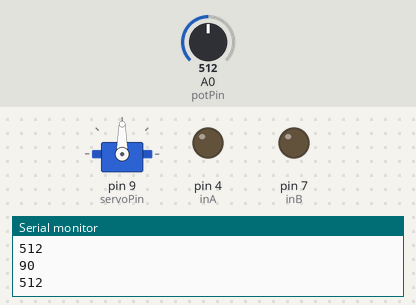
The sketch below on a simulated Arduino Uno, built with avr-gcc and run on an emulated ATmega328P. Parts: servo, output pins drawn as LEDs (lit = HIGH), the last lines printed to the serial monitor. The test bench sets the inputs (shaded band); at power-on: A0 (potPin) = 512.

Above: at 1.2 s.
1.3 s: A0 (potPin) set to 716
At 2.5 s:
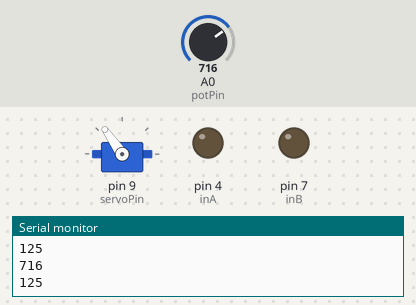
2.8 s: A0 (potPin) set to 900
At 3.5 s:
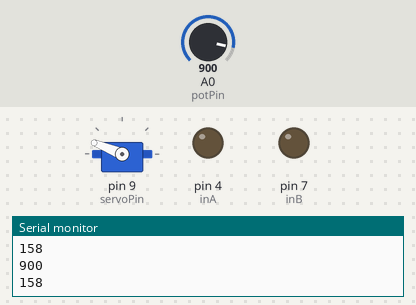
4.3 s: A0 (potPin) set to 1023
At 5.1 s:
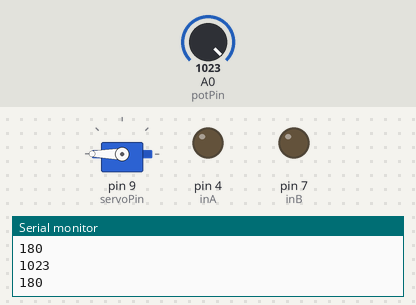
5.8 s: A0 (potPin) set to 306
At 6.2 s:
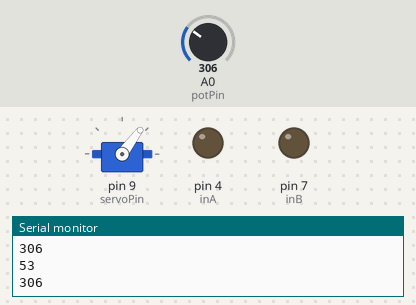
7.3 s: A0 (potPin) set to 122
At 8.2 s:
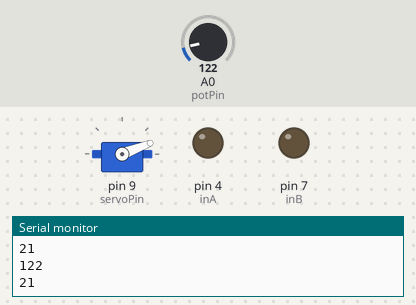
8.8 s: A0 (potPin) set to 0
At 9.5 s:
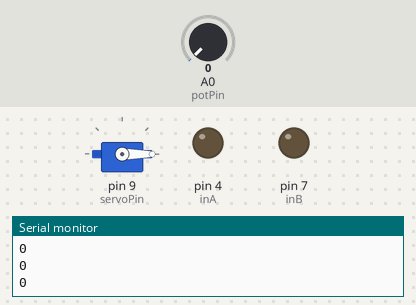
Timing chart, 0 to 11.3 s (numbered marks = the images above; inputs shaded):
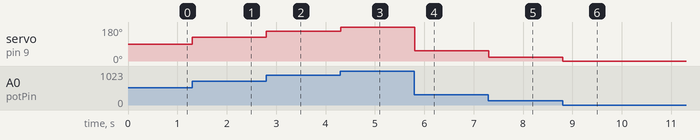

Measured:
- after the input at 1.3 s, servo on pin 9 (servoPin): 90° → 125° at once
- after the input at 2.8 s, servo on pin 9 (servoPin): 125° → 158° at once
- after the input at 4.3 s, servo on pin 9 (servoPin): 158° → 180° at once
- after the input at 5.8 s, servo on pin 9 (servoPin): 180° → 53° at once
- after the input at 7.3 s, servo on pin 9 (servoPin): 53° → 21° at once
- after the input at 8.8 s, servo on pin 9 (servoPin): 21° → 0° at once

The sketch:

BarbieMiniCarKnob.ino
```cpp
/*
 Controlling a servo position using a potentiometer (variable resistor)
 by Michal Rinott <http://people.interaction-ivrea.it/m.rinott>

 modified on 8 Nov 2013
 by Scott Fitzgerald
 http://arduino.cc/en/Tutorial/Knob
*/

#include <Servo.h>

Servo myservo;  // create servo object to control a servo

byte potPin = 0;  // analog pin used to connect the potentiometer
int val;    // variable to read the value from the analog pin
int servoVal;
byte servoPin = 9;

// motor control
byte inA = 4;
byte pwmA = 5;
byte pwmB = 6;
byte inB = 7;

void setup()
{
  pinMode(inA, OUTPUT); //motor pin A
  pinMode(inB, OUTPUT); //motor pin B
  myservo.attach(servoPin);  // attaches the servo on pin 9 to the servo object

  Serial.begin(9600);
}

void loop()
{
  val = analogRead(potPin);            // reads the value of the potentiometer (value between 0 and 1023)
  servoVal = map(val, 0, 1023, 0, 180);     // scale it to use it with the servo (value between 0 and 180)
  myservo.write(servoVal);                  // sets the servo position according to the scaled value
  Serial.println(val);
  Serial.println(servoVal);
  delay(15);                           // waits for the servo to get there
}
```
